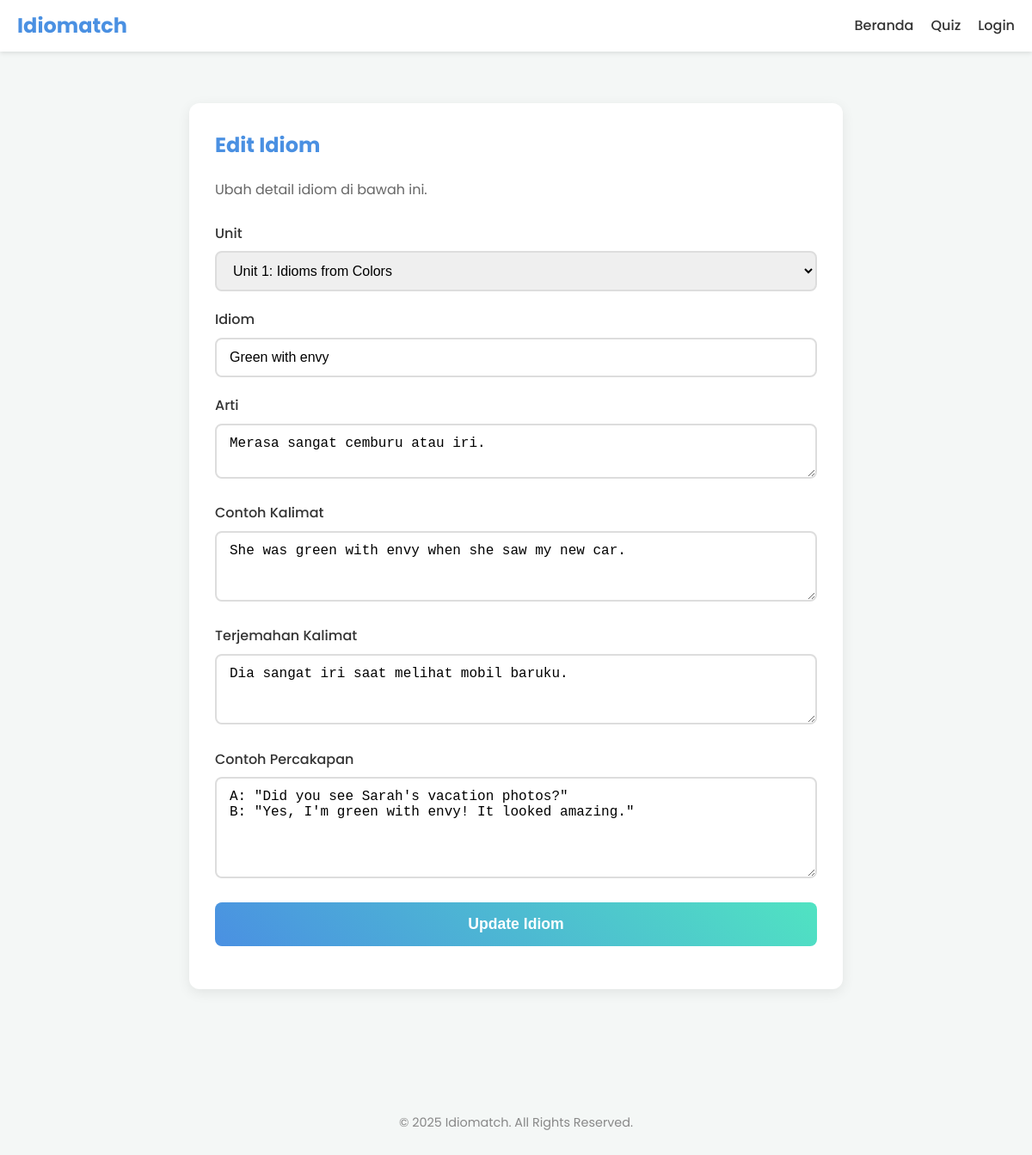
/edit_idiom.php?id=2 (signed in), run on the app's committed database.
### tables this page shows
CREATE TABLE IF NOT EXISTS `idioms` (
  `id` int NOT NULL AUTO_INCREMENT,
  `unit_id` int NOT NULL,
  `idiom` varchar(255) NOT NULL,
  `meaning_id` text NOT NULL,
  `example_sentence` text NOT NULL,
  `sentence_translation` text NOT NULL,
  `example_conversation` text NOT NULL,
  PRIMARY KEY (`id`),
  KEY `unit_id` (`unit_id`),
  CONSTRAINT `idioms_ibfk_1` FOREIGN KEY (`unit_id`) REFERENCES `units` (`id`) ON DELETE CASCADE ON UPDATE CASCADE
);

CREATE TABLE IF NOT EXISTS `units` (
  `id` int NOT NULL AUTO_INCREMENT,
  `name` varchar(100) NOT NULL,
  PRIMARY KEY (`id`)
);

### edit_idiom.php (the view, shortened to what this page needs)
<?php
require_once 'includes/db.php';
$idiom_data = null;
$idiom_id = isset($_GET['id']) ? intval($_GET['id']) : 0;
$sql_idiom = "SELECT * FROM idioms WHERE id = ?";
if ($stmt_idiom = $conn->prepare($sql_idiom)) {
    $stmt_idiom->bind_param("i", $idiom_id);
    $stmt_idiom->execute();
    $result = $stmt_idiom->get_result();
    if ($result->num_rows == 1) {
        $idiom_data = $result->fetch_assoc();
    } else {
        $_SESSION['message'] = "Idiom tidak ditemukan.";
        $_SESSION['message_type'] = "danger";
        header("location: admin.php");
        exit;
    }
}
$units = [];
$sql_units = "SELECT id, name FROM units ORDER BY id ASC";
$result_units = $conn->query($sql_units);
if ($result_units->num_rows > 0) {
    while ($row = $result_units->fetch_assoc()) {
        $units[] = $row;
    }
}
require_once 'includes/header.php';
?>
<main>
    <section class="auth-section">
        <div class="auth-card" style="max-width: 800px; text-align: left;">
            <h2>Edit Idiom</h2>
            <p>Ubah detail idiom di bawah ini.</p>
            <form action="edit_idiom.php?id=<?= $idiom_id; ?>" method="post">
                <div class="form-group">
                    <label>Unit</label>
                    <select name="unit_id" class="form-control">
                        <?php foreach ($units as $unit): ?>
                            <option value="<?= $unit['id']; ?>" <?= ($idiom_data['unit_id'] == $unit['id']) ? 'selected' : ''; ?>>
                                <?= htmlspecialchars($unit['name']); ?>
                            </option>
                        <?php endforeach; ?>
                    </select>
                </div>
                <div class="form-group">
                    <label>Idiom</label>
                    <input type="text" name="idiom" class="form-control" value="<?= htmlspecialchars($idiom_data['idiom']); ?>" required>
                </div>
                <div class="form-group">
                    <label>Arti</label>
                    <textarea name="meaning_id" class="form-control" rows="2" required><?= htmlspecialchars($idiom_data['meaning_id']); ?></textarea>
                </div>
                <div class="form-group">
                    <label>Contoh Kalimat</label>
                    <textarea name="example_sentence" class="form-control" rows="3"><?= htmlspecialchars($idiom_data['example_sentence']); ?></textarea>
                </div>
                <div class="form-group">
                    <label>Terjemahan Kalimat</label>
                    <textarea name="sentence_translation" class="form-control" rows="3"><?= htmlspecialchars($idiom_data['sentence_translation']); ?></textarea>
                </div>
                <div class="form-group">
                    <label>Contoh Percakapan</label>
                    <textarea name="example_conversation" class="form-control" rows="5"><?= htmlspecialchars($idiom_data['example_conversation']); ?></textarea>
                </div>
                <div class="form-group">
                    <input type="submit" class="btn-submit" value="Update Idiom">
                </div>
            </form>
        </div>
    </section>
</main>
<?php
require_once 'includes/footer.php';
?>

### css/style.css (style rules this page uses)
*, *::before, *::after { box-sizing: border-box; }
:root { --primary-color: #4A90E2; --secondary-color: #50E3C2; --background-color: #f4f7f6; --text-color: #333; --card-bg-color: #ffffff; --shadow: 0 4px 15px rgba(0, 0, 0, 0.08); --border-radius: 12px; }
body { font-family: 'Poppins', sans-serif; margin: 0; background-color: var(--background-color); color: var(--text-color); line-height: 1.6; }
.auth-section { display: flex; justify-content: center; align-items: flex-start; padding: 40px 0; }
.auth-card { background-color: white; padding: 30px; border-radius: var(--border-radius); box-shadow: var(--shadow); width: 100%; max-width: 450px; text-align: center; }
.auth-card h2 { margin-top: 0; color: var(--primary-color); }
.auth-card p { margin-bottom: 25px; color: #666; }
.form-group { margin-bottom: 20px; text-align: left; }
.form-group label { display: block; margin-bottom: 8px; font-weight: 500; }
.form-control { width: 100%; padding: 12px 15px; font-size: 1rem; border: 2px solid #ddd; border-radius: 8px; box-sizing: border-box; transition: all 0.3s ease; }
.btn-submit { width: 100%; padding: 15px; font-size: 1.1rem; font-weight: 600; background: linear-gradient(45deg, var(--primary-color), var(--secondary-color)); color: white; border: none; border-radius: 8px; cursor: pointer; transition: transform 0.2s ease, box-shadow 0.3s ease; }

### data on the page
idioms: unit_id "Unit 1: Idioms from Colors", idiom "Green with envy", meaning_id "Merasa sangat cemburu atau iri.", example_sentence "She was green with envy when she saw my new car.", sentence_translation "Dia sangat iri saat melihat mobil baruku.", example_conversation "A: \"Did you see Sarah's vacation photos?\" B: \"Yes, I'm green with envy! It looked amazing.\""
